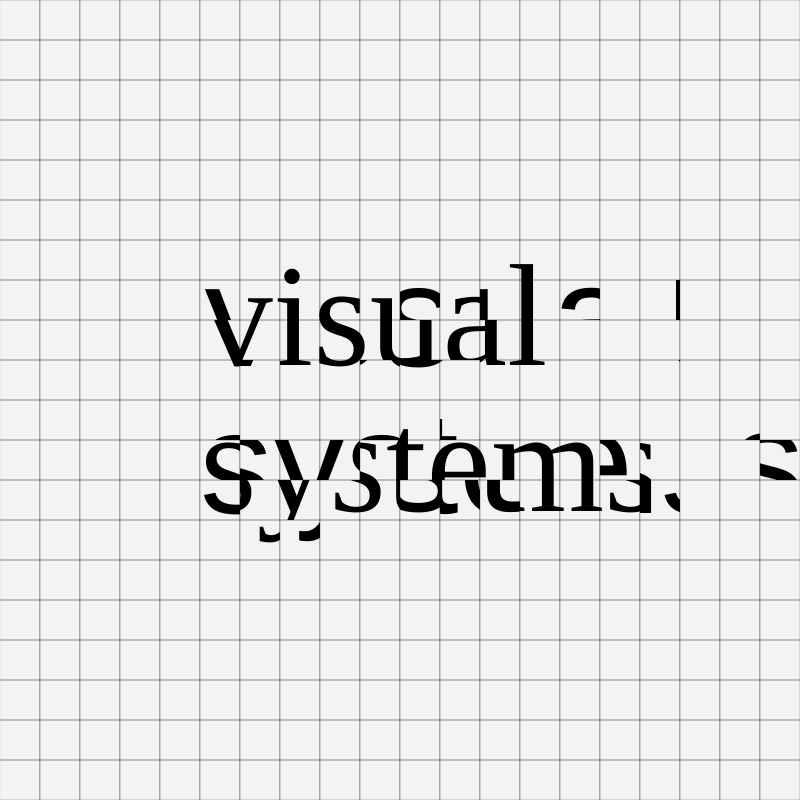
Frame 1 (no input)
Frame 60 (no input): identical to frame 1, image omitted
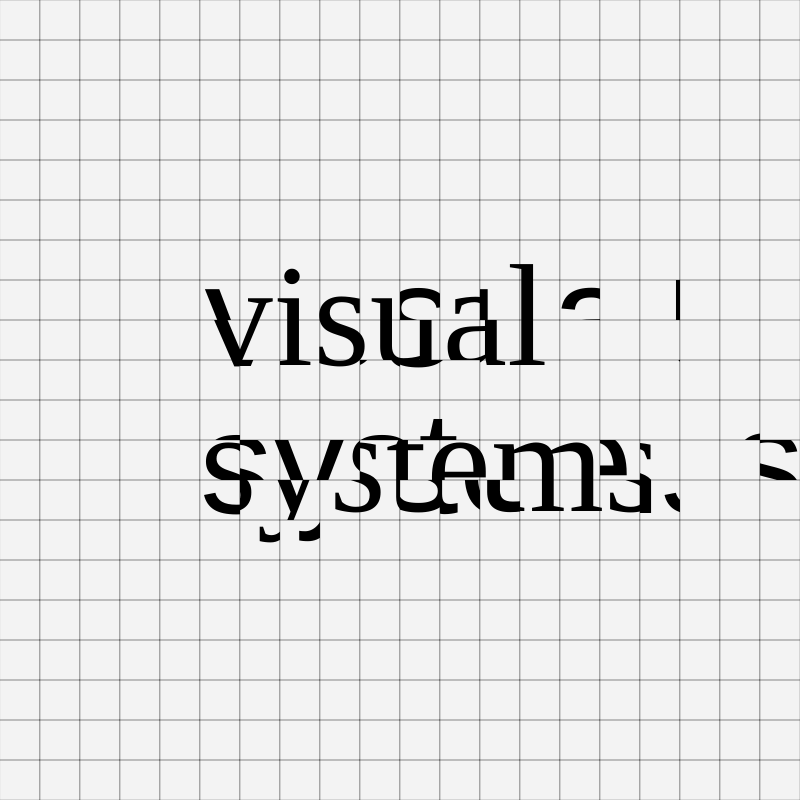
Frame 120 (the mouse pressed at the canvas centre since frame 60)

The p5.js sketch that drew these frames (run headless with seeded random() and noise() and a simulated clock; from frame 60 on, the mouse is pressed at the canvas centre):

// p5.js sketch
// ── sketch.js
let message = "visual\nsystems";
let cols = 20;
let rows = 20;
let cellW, cellH;
let fontList = ['Georgia','Verdana','Courier','Arial','Times','Trebuchet MS','Impact'];
let fontIndex = [];
let cellGraphics = [];
let showGrid = true;

function setup() {
  createCanvas(800, 800);
  cellW = width / cols;
  cellH = height / rows;

  for (let i = 0; i < cols; i++) {
    fontIndex[i] = [];
    cellGraphics[i] = [];
    for (let j = 0; j < rows; j++) {
      fontIndex[i][j] = int(random(fontList.length));
      cellGraphics[i][j] = createCell(i, j, fontIndex[i][j]);
    }
  }
}

function draw() {
  background('#F3F3F3');
  for (let i = 0; i < cols; i++) {
    for (let j = 0; j < rows; j++) {
      image(cellGraphics[i][j], i * cellW, j * cellH, cellW, cellH);
      if (showGrid) {
        stroke(0);
        strokeWeight(0.25);
        noFill();
        rect(i * cellW, j * cellH, cellW, cellH);
      }
    }
  }
}

function mousePressed() {
  let i = int(mouseX / cellW);
  let j = int(mouseY / cellH);
  if (i >= 0 && i < cols && j >= 0 && j < rows) {
    let current = fontIndex[i][j];
    let newIndex = current;
    while (newIndex === current) {
      newIndex = int(random(fontList.length));
    }
    fontIndex[i][j] = newIndex;
    cellGraphics[i][j] = createCell(i, j, newIndex);
  }
}

function createCell(i, j, fontIdx) {
  let pg = createGraphics(width, height);
  pg.textAlign(LEFT, CENTER);
  pg.textFont(fontList[fontIdx]);
  pg.textSize(min(cellW, cellH) * cols / 5.5);
  pg.fill(0);
  pg.noStroke();
  pg.background(0, 0);
  let lines = message.split('\n');
  let totalHeight = lines.length * pg.textSize();
  let yOffset = height / 2 - totalHeight / 2 + pg.textSize() / 2;
  for (let k = 0; k < lines.length; k++) {
    pg.text(lines[k], width / 2 - 200, yOffset + k * pg.textSize());
  }
  let clipped = pg.get(i * cellW, j * cellH, cellW, cellH);
  let tile = createGraphics(cellW, cellH);
  tile.image(clipped, 0, 0);
  return tile;
}

function windowResized() {
  resizeCanvas(800, 800);
}
